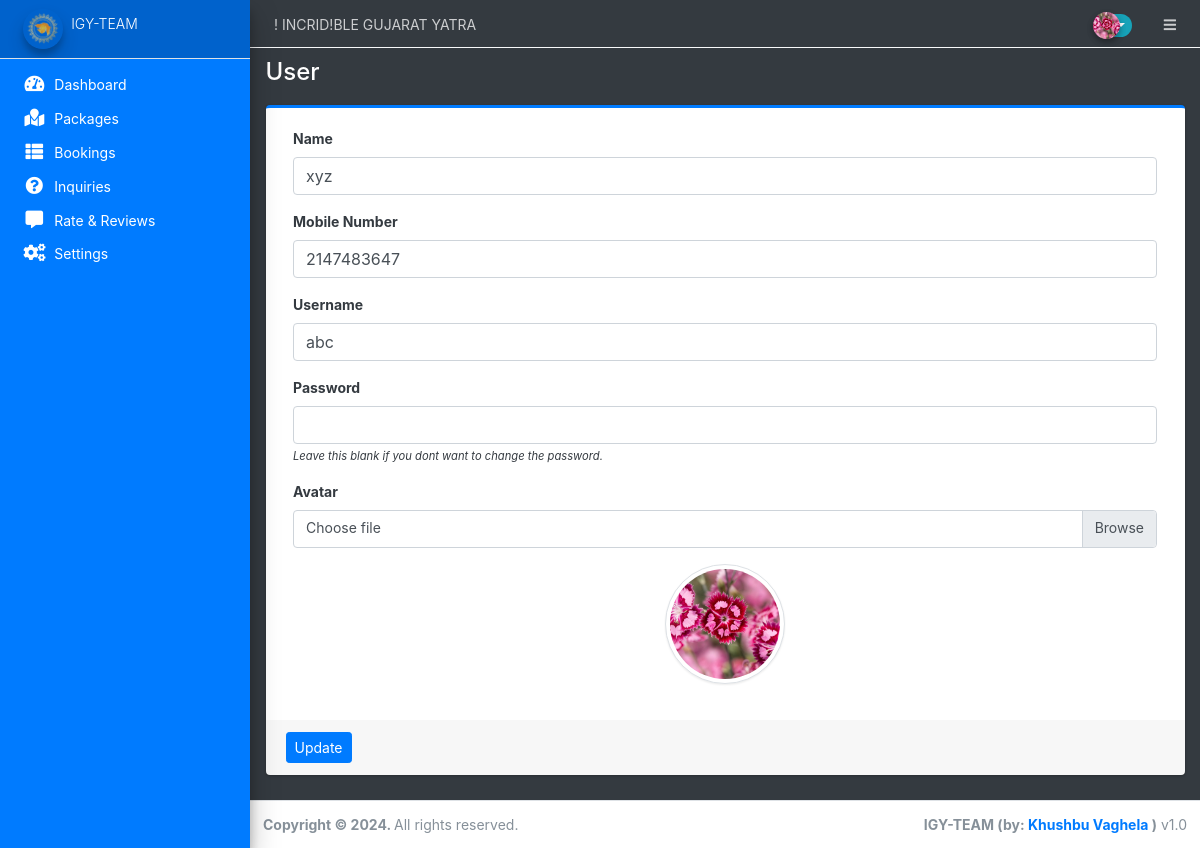
Screenshot of /admin/?page=user (signed in) with the database file from the repository.
### tables this page shows
CREATE TABLE `users` (
  `id` int(50) NOT NULL,
  `name` varchar(250) NOT NULL,
  `mobilenumber` int(10) NOT NULL,
  `username` text NOT NULL,
  `password` text NOT NULL,
  `avatar` text DEFAULT NULL,
  `last_login` datetime DEFAULT NULL,
  `type` tinyint(1) NOT NULL DEFAULT 0,
  `date_added` datetime NOT NULL DEFAULT current_timestamp(),
  `date_updated` datetime DEFAULT NULL ON UPDATE current_timestamp()
);

### classes/DBConnection.php (called while the page is built, shortened)
<?php
class DBConnection{
    private $host = DB_SERVER;
    private $username = DB_USERNAME;
    private $password = DB_PASSWORD;
    private $database = DB_NAME;
    public $conn;
    public function __construct(){
        if (!isset($this->conn)) {
            $this->conn = new mysqli($this->host, $this->username, $this->password, $this->database);
        }
    }
}
?>

### config.php (called while the page is built, shortened)
<?php
require_once('classes/DBConnection.php');
require_once('classes/SystemSettings.php');
function validate_image($file){
	if(!empty($file)){
		if(is_file(base_app.$file)){
			return base_url.$file;
		}else{
			return base_url.'dist/img/no-image-available.png';
		}
	}else{
		return base_url.'dist/img/no-image-available.png';
	}
}
?>

### admin/user/index.php (the view, shortened to what this page needs)
<?php
$user = $conn->query("SELECT * FROM users where id ='".$_settings->userdata('id')."'");
foreach($user->fetch_array() as $k =>$v){
	$meta[$k] = $v;
}
?>
<div class="card card-outline card-primary">
	<div class="card-body">
		<div class="container-fluid">
			<form action="" id="manage-user">
				<div class="form-group">
					<label for="name">Name</label>
					<input type="text" name="name" id="name" class="form-control" value="<?php echo isset($meta['name']) ? $meta['name']: '' ?>" required>
				</div>
				<div class="form-group">
					<label for="name">Mobile Number</label>
					<input type="text" name="mobilenumber" id="mobilenumber" class="form-control" value="<?php echo isset($meta['mobilenumber']) ? $meta['mobilenumber']: '' ?>" required>
				</div>
				<div class="form-group">
					<label for="username">Username</label>
					<input type="text" name="username" id="username" class="form-control" value="<?php echo isset($meta['username']) ? $meta['username']: '' ?>" required  autocomplete="off">
				</div>
				<div class="form-group">
					<label for="password">Password</label>
					<input type="password" name="password" id="password" class="form-control" value="" autocomplete="off">
					<small><i>Leave this blank if you dont want to change the password.</i></small>
				</div>
				<div class="form-group">
					<label for="" class="control-label">Avatar</label>
					<div class="custom-file">
		              <label class="custom-file-label" for="customFile">Choose file</label>
		            </div>
				</div>
				<div class="form-group d-flex justify-content-center">
					<img src="<?php echo validate_image(isset($meta['avatar']) ? $meta['avatar'] :'') ?>" alt="" id="cimg" class="img-fluid img-thumbnail">
				</div>
			</form>
		</div>
	</div>
	<div class="card-footer">
			<div class="col-md-12">
				<div class="row">
					<button class="btn btn-sm btn-primary" form="manage-user">Update</button>
				</div>
			</div>
		</div>
</div>

### admin/user/index.php (style rules this page uses)
img#cimg { height: 15vh; width: 15vh; object-fit: cover; border-radius: 100% 100%; }

### rows the page displays
users: name "xyz", mobilenumber "2147483647", username "abc", avatar (picture)

### other values shown
$_settings->info('name') "! INCRID!BLE GUJARAT YATRA"
$_settings->info('short_name') "IGY-TEAM"
str_replace(array("/","_"), " ",$page) "User"
